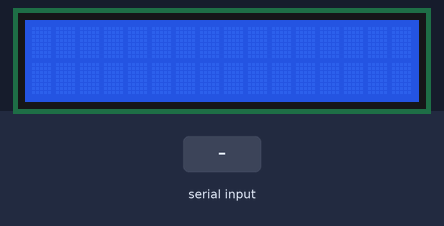
Simulated run of this sketch. Board: Arduino Uno, built with avr-gcc and run on an emulated ATmega328P. Shown: 16×2 character LCD. Inputs (shaded band) come from the test bench.

Above: at 1.2 s.
1.3 s: "1\n" received over Serial
At 2.5 s:
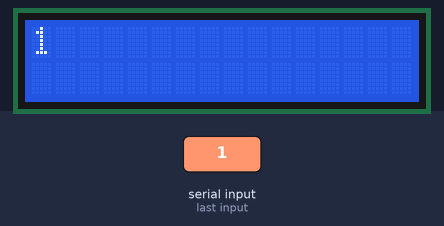
2.8 s: "0\n" received over Serial
At 3.6 s:
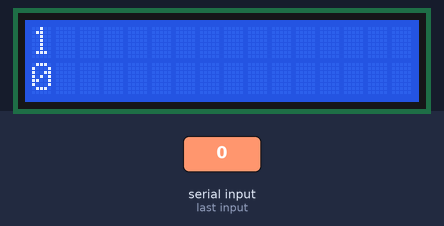
Timing chart, 0 to 5.8 s (numbered marks = the images above; inputs shaded):
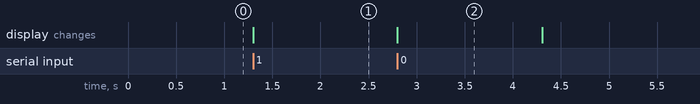

The sketch:

lcd_serial_display_handler.ino
```cpp
// LCD Serial Display Handler
// Receives serial data and displays 2-line text chunks on 16x2 LCD.

#include <LiquidCrystal.h>

LiquidCrystal lcd(12, 11, 5, 4, 3, 2);

void setup() {
  lcd.begin(16, 2);
  Serial.begin(9600);
  lcd.clear();
}

void loop() {
  static int row = 0;

  if (Serial.available()) {
    char c = Serial.read();

    if (c == '\n') {
      row++;
      if (row > 1) {
        delay(1500);
        lcd.clear();
        row = 0;
      }
      lcd.setCursor(0, row);
    } else {
      lcd.write(c);
    }
  }
}
```

Measured:
- after the input at 1.3 s, the display: changes at once (image 1)
- after the input at 2.8 s, the display: changes at once (image 2)
- what the display in image 2 shows lasts 1.5 s, from 2.8 s to 4.3 s
